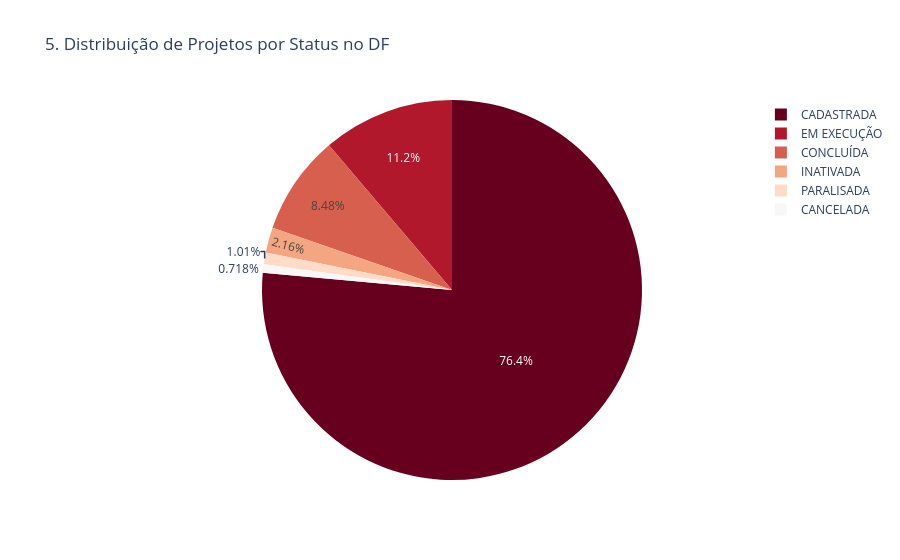

Write notebook code for a chart like this one.
### Markdown cell above
### 7.4 - Análises Categóricas

Objetivo: Comparar a distribuição de valores entre diferentes categorias (ex: Status).

### Code cell
status_counts = df_clean["status"].value_counts().reset_index()
status_counts.columns = ["status", "numero_projetos"]
fig5 = px.pie(status_counts, values="numero_projetos", names="status",
              title="5. Distribuição de Projetos por Status no DF",
              color_discrete_sequence=px.colors.sequential.RdBu)
fig5.update_layout(xaxis_title="Status", yaxis_title="Número de Projetos")
fig5.write_image("visualizacoes/05_status_projetos.png")
fig5.show()

### Figure 1 — Plotly figure (JSON) as saved in the notebook; plotly's stock layout.template omitted (floating-point values rounded to 4 significant figures)
{"data": [{"domain": {"x": [0, 1], "y": [0, 1]}, "hovertemplate": "status=%{label}<br>numero_projetos=%{value}<extra></extra>", "labels": ["CADASTRADA", "EM EXECUÇÃO", "CONCLUÍDA", "INATIVADA", "PARALISADA", "CANCELADA"], "legendgroup": "", "name": "", "showlegend": true, "type": "pie", "values": [532, 78, 59, 15, 7, 5]}], "layout": {"legend": {"tracegroupgap": 0}, "piecolorway": ["rgb(103,0,31)", "rgb(178,24,43)", "rgb(214,96,77)", "rgb(244,165,130)", "rgb(253,219,199)", "rgb(247,247,247)", "rgb(209,229,240)", "rgb(146,197,222)", "rgb(67,147,195)", "rgb(33,102,172)", "rgb(5,48,97)"], "title": {"text": "5. Distribuição de Projetos por Status no DF"}, "xaxis": {"title": {"text": "Status"}}, "yaxis": {"title": {"text": "Número de Projetos"}}}}
